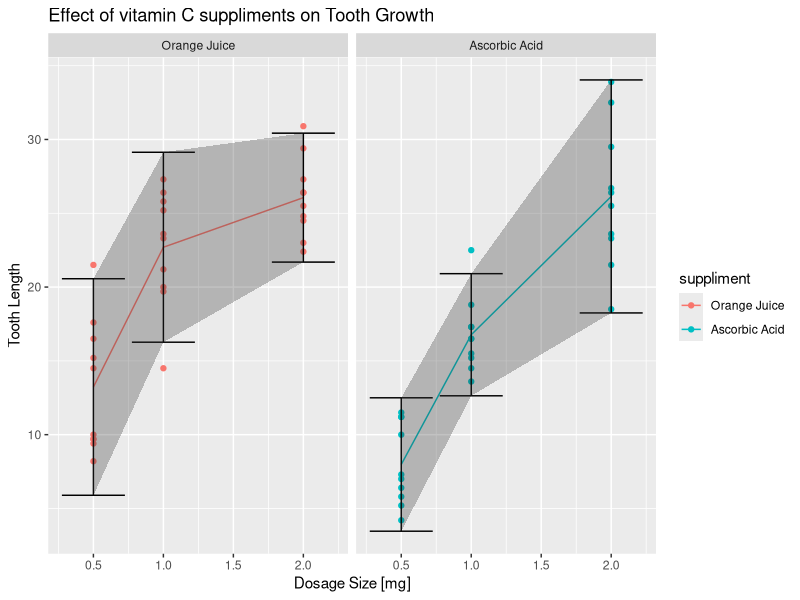

This figure's R source:
## ---- chunk 1
library(datasets)
library(ggplot2)
library(plyr); library(dplyr)
data(ToothGrowth) # loads ToothGrowth data frame

# rename variables for plotting clarity
names(ToothGrowth) <- c("length","suppliment","dose")

# assign more clear suppliment labels
ToothGrowth$suppliment <- factor(ToothGrowth$suppliment, levels=c("OJ","VC"), labels=c("Orange Juice", "Ascorbic Acid"))

## ---- chunk 2
ToothStats <- ToothGrowth %>% 
    group_by(suppliment,dose) %>%
    summarize(mean_length = mean(length), sd_length=sd(length), 
              lbound=mean_length-1.645*sd_length,
              ubound=mean_length+1.645*sd_length)

gg <- ggplot() +
    facet_grid(. ~ suppliment) +
    geom_point(data=ToothGrowth, 
               aes(x=dose,y=length, color=suppliment)) +
    geom_line(data = ToothStats, 
              aes(x=dose, y=mean_length, color=suppliment)) +
    geom_errorbar(data = ToothStats, 
                  aes(x=dose, ymin=lbound, ymax=ubound)) +
    geom_ribbon(data = ToothStats, 
                  aes(x=dose, ymin=lbound, ymax=ubound), 
                alpha=.3) +
    labs(title="Effect of vitamin C suppliments on Tooth Growth") +
    labs(x="Dosage Size [mg]") +
    labs(y="Tooth Length")
print(gg)
